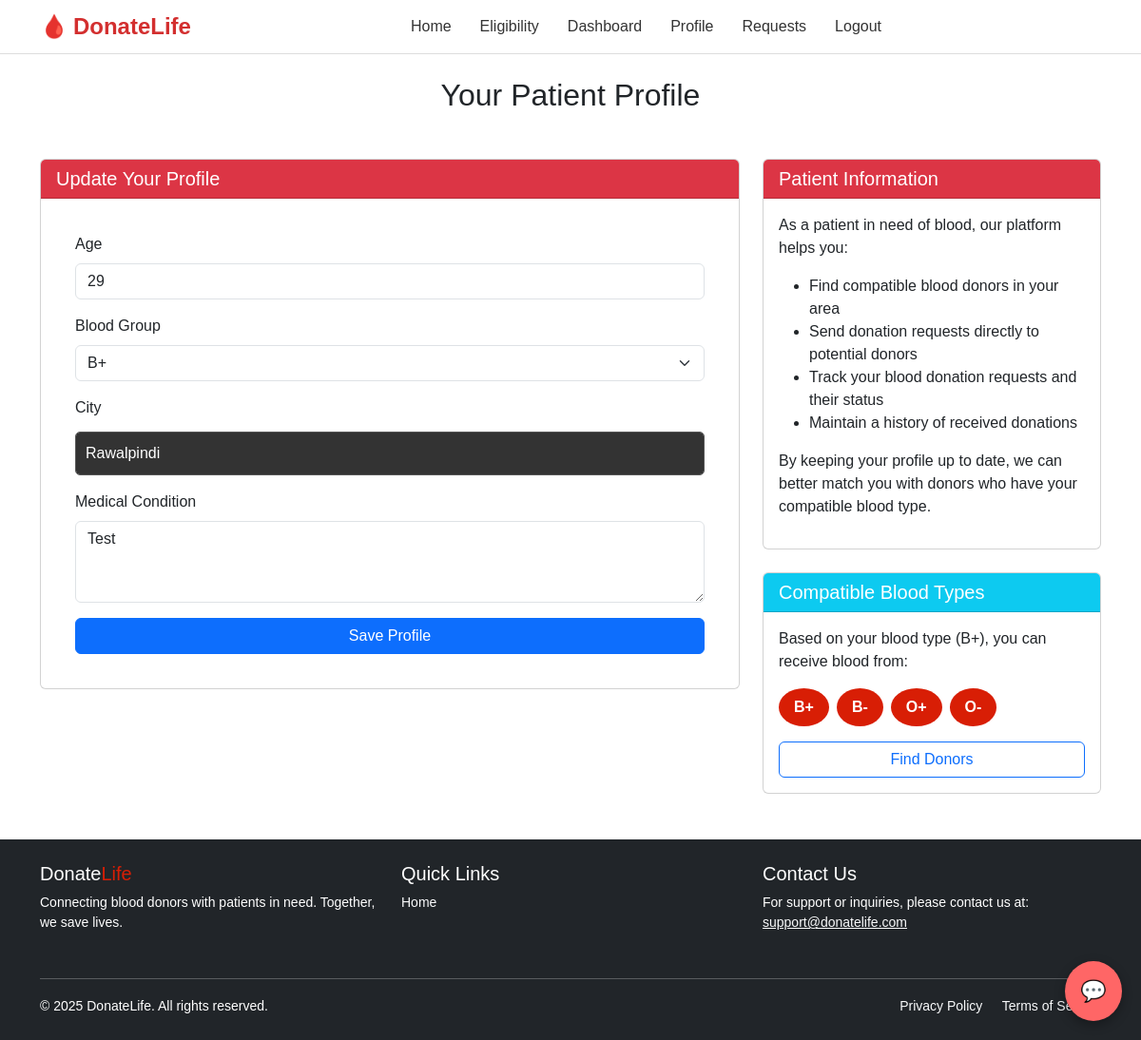
Before: /accounts/profile/patient/ (signed in) with the older database file.
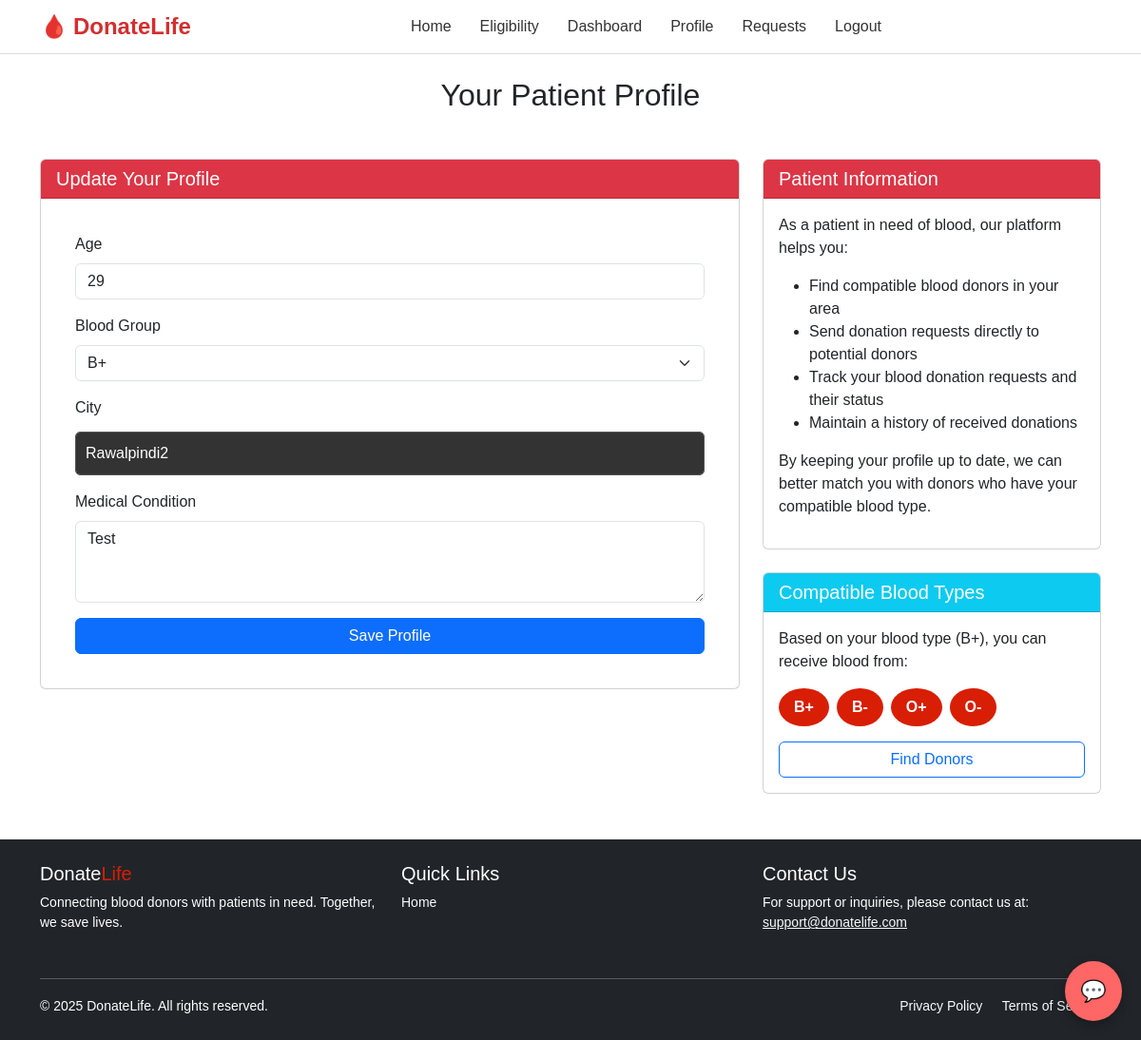
After: the same page with the newer database file.
### accounts/models.py (models this page shows, shortened)
class User(AbstractUser):
    ROLE_CHOICES = (
        ('donor', 'Blood Donor'),
        ('patient', 'Patient'),
        ('admin', 'Admin'),
    )
    role = models.CharField(max_length=10, choices=ROLE_CHOICES)
    age = models.IntegerField(null=True, blank=True)
    weight = models.FloatField(null=True, blank=True)
    blood_group = models.CharField(max_length=5, choices=[
        ('A+', 'A+'), ('A-', 'A-'),
        ('B+', 'B+'), ('B-', 'B-'),
        ('O+', 'O+'), ('O-', 'O-'),
        ('AB+', 'AB+'), ('AB-', 'AB-'),
    ], null=True, blank=True)
    city = models.CharField(max_length=100, null=True, blank=True)
    last_donation_date = models.DateField(null=True, blank=True)
    medical_condition = models.TextField(null=True, blank=True)

### accounts/views.py (the view)
# urls.py: path('profile/patient/', views.patient_profile, name='patient_profile'),
@login_required
def patient_profile(request):
    user = request.user
    if user.role != 'patient':
        return redirect('home')  # Optional: restrict to only patients
    if request.method == 'POST':
        form = PatientProfileForm(request.POST, instance=user)
        if form.is_valid():
            form.save()
            return redirect('patient_dashboard')
    else:
        form = PatientProfileForm(instance=user)
    return render(request, 'accounts/patient_profile.html', {'form': form})

### accounts/forms.py
class PatientProfileForm(forms.ModelForm):
    class Meta:
        model = User
        fields = ['age', 'blood_group', 'city', 'medical_condition']
        widgets = {
            'age': forms.NumberInput(attrs={'class': 'form-control'}),
            'blood_group': forms.Select(attrs={'class': 'form-select'}),
            'city': forms.TextInput(attrs={'class': 'form-control'}),
            'medical_condition': forms.Textarea(attrs={
                'class': 'form-control',
                'rows': 3,
                'placeholder': 'Describe your medical condition (if any)'
            }),
        }

### accounts/templates/accounts/patient_profile.html (shortened to what this page needs)
{% extends 'base.html' %}
{% load static %}
{% block content %}
<div class="container mt-4">
    <div class="row mb-4">
        <div class="col-12">
            <h2 class="mb-4">Your Patient Profile</h2>
        </div>
    </div>
    <div class="row">
        <div class="col-md-8">
            <div class="card">
                <div class="card-header bg-danger text-white">
                    <h5 class="mb-0">Update Your Profile</h5>
                </div>
                <div class="card-body">
                    <form method="post" novalidate>
                        <div class="mb-3">
                            <label for="{{ form.age.id_for_label }}" class="form-label">Age</label>
                            {{ form.age }}
                        </div>
                        <div class="mb-3">
                            <label for="{{ form.blood_group.id_for_label }}" class="form-label">Blood Group</label>
                            {{ form.blood_group }}
                        </div>
                        <div class="mb-3">
                            <label for="{{ form.city.id_for_label }}" class="form-label">City</label>
                            {{ form.city }}
                        </div>
                        <div class="mb-3">
                            <label for="{{ form.medical_condition.id_for_label }}" class="form-label">Medical
                                Condition</label>
                            {{ form.medical_condition }}
                        </div>
                        <button type="submit" class="btn btn-primary w-100">Save Profile</button>
                    </form>
                </div>
            </div>
        </div>
        <div class="col-md-4">
            <div class="card mb-4">
                <div class="card-header bg-danger text-white">
                    <h5 class="mb-0">Patient Information</h5>
                </div>
                <div class="card-body">
                    <p>As a patient in need of blood, our platform helps you:</p>
                    <ul>
                        <li>Find compatible blood donors in your area</li>
                        <li>Send donation requests directly to potential donors</li>
                        <li>Track your blood donation requests and their status</li>
                        <li>Maintain a history of received donations</li>
                    </ul>
                    <p>By keeping your profile up to date, we can better match you with donors who have your compatible
                        blood type.</p>
                </div>
            </div>
            <div class="card">
                <div class="card-header bg-info text-white">
                    <h5 class="mb-0">Compatible Blood Types</h5>
                </div>
                <div class="card-body">
                    <p>Based on your blood type (B+), you can receive blood from:</p>
                    <div class="d-flex flex-wrap gap-2 mb-3">
                        <span class="blood-type-badge">B+</span>
                        <span class="blood-type-badge">B-</span>
                        <span class="blood-type-badge">O+</span>
                        <span class="blood-type-badge">O-</span>
                    </div>
                    <div class="d-grid">
                        <a href="{% url 'find_donor' %}" class="btn btn-outline-primary">Find Donors</a>
                    </div>
                </div>
            </div>
        </div>
    </div>
</div>
{% endblock %}

Changed rows visible on the page:
changed User "Test": city "Rawalpindi" → "Rawalpindi2"
